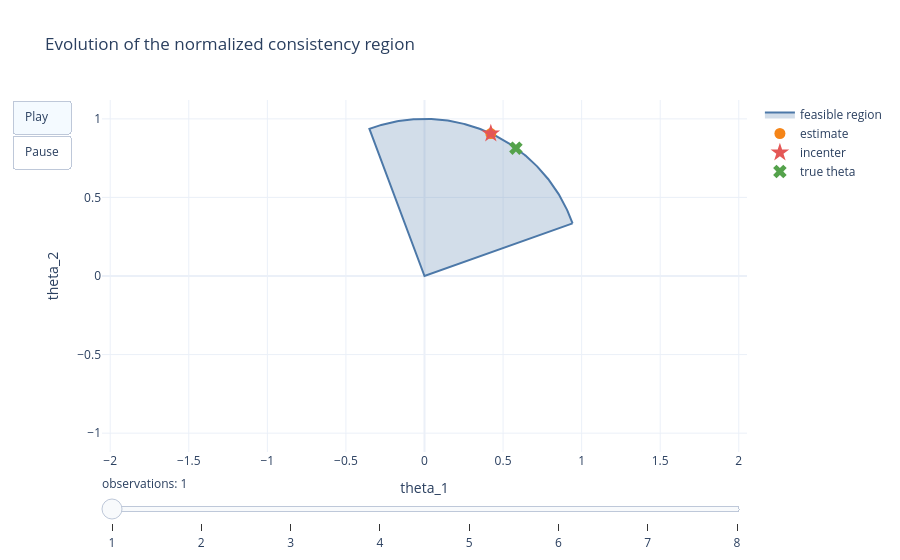

Notebook code for this chart:
### Markdown cell above
## 4. Consistency cone and its evolution

The pale lines are demonstration-induced hyperplanes. Their intersection with the normalized parameter domain is the feasible consistency region. The star is the incenter, the orange point is the estimate, and the green cross is the ground truth. Use the slider below the interactive figure to replay how the cone changes after each observation.

### Code cell
cone_figure = incenter_result.plot_cone(problem, true_theta=theta_true)
display(cone_figure)
cone_animation = incenter_result.animate_cone(problem, true_theta=theta_true)
display(cone_animation)

### Figure 1 — Plotly figure (JSON) as saved in the notebook; plotly's stock layout.template omitted (floating-point values rounded to 4 significant figures; data arrays with more than 128 entries replaced by an {"elided": "..."} marker saying what was removed)
{"data": [{"fill": "toself", "fillcolor": "rgba(76,120,168,0.25)", "line": {"color": "#4C78A8"}, "mode": "lines", "name": "feasible region", "type": "scatter", "x": {"elided": "187 float values"}, "y": {"elided": "187 float values"}}, {"marker": {"color": "#F58518", "size": 11}, "mode": "markers", "name": "estimate", "type": "scatter", "x": [0.4221], "y": [0.9066]}, {"marker": {"color": "#E45756", "size": 14, "symbol": "star"}, "mode": "markers", "name": "incenter", "type": "scatter", "x": [0.4221], "y": [0.9066]}, {"marker": {"color": "#54A24B", "size": 12, "symbol": "x"}, "mode": "markers", "name": "true theta", "type": "scatter", "x": [0.5817], "y": [0.8134]}], "layout": {"sliders": [{"active": 0, "currentvalue": {"prefix": "observations: "}, "steps": [{"args": [["1"], {"frame": {"duration": 300, "redraw": true}, "mode": "immediate"}], "label": "1", "method": "animate"}, {"args": [["2"], {"frame": {"duration": 300, "redraw": true}, "mode": "immediate"}], "label": "2", "method": "animate"}, {"args": [["3"], {"frame": {"duration": 300, "redraw": true}, "mode": "immediate"}], "label": "3", "method": "animate"}, {"args": [["4"], {"frame": {"duration": 300, "redraw": true}, "mode": "immediate"}], "label": "4", "method": "animate"}, {"args": [["5"], {"frame": {"duration": 300, "redraw": true}, "mode": "immediate"}], "label": "5", "method": "animate"}, {"args": [["6"], {"frame": {"duration": 300, "redraw": true}, "mode": "immediate"}], "label": "6", "method": "animate"}, {"args": [["7"], {"frame": {"duration": 300, "redraw": true}, "mode": "immediate"}], "label": "7", "method": "animate"}, {"args": [["8"], {"frame": {"duration": 300, "redraw": true}, "mode": "immediate"}], "label": "8", "method": "animate"}]}], "title": {"text": "Evolution of the normalized consistency region"}, "updatemenus": [{"buttons": [{"args": [null, {"frame": {"duration": 500, "redraw": true}, "fromcurrent": true}], "label": "Play", "method": "animate"}, {"args": [[null], {"frame": {"duration": 0, "redraw": false}, "mode": "immediate"}], "label": "Pause", "method": "animate"}], "type": "buttons"}], "xaxis": {"range": [-1.12, 1.12], "scaleanchor": "y", "title": {"text": "theta_1"}}, "yaxis": {"range": [-1.12, 1.12], "title": {"text": "theta_2"}}}}
